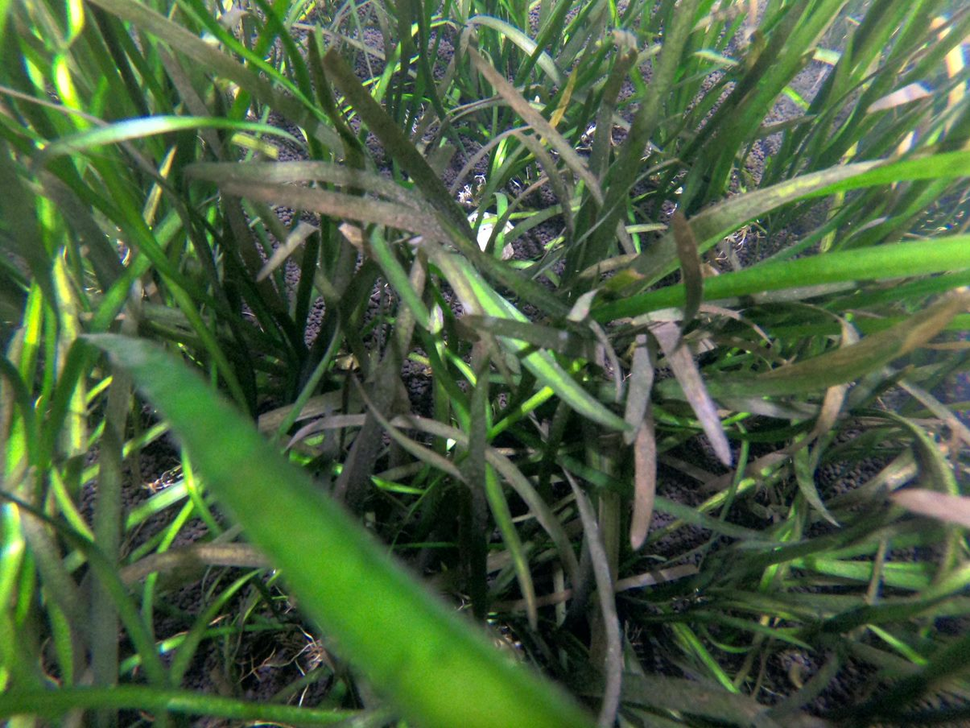
#> input picture pipline/examples/TestBillede.png, 970 x 728 px, shrunk from 1205 x 904 before the run
$ python -i new_test_17bins_skel.py   (imports and definitions only)
#> lines starting #> are read from the running program, lines starting #| are printed output that depends on the picture; after the words box and inside, x2 and y2 are one past the last pixel; in counts of white or black regions, pixels touching at a corner belong together
#> further down, picture is the input picture: shape (728, 970, 3); mean B, G, R 62.6, 95.8, 73.9
#!/usr/bin/python3
# This is just a rouhg layout

import cv2
import time
import os
import numpy as np
from sklearn.linear_model import LinearRegression
from sklearn.model_selection import train_test_split
import pandas as pd
import pickle
import openpyxl
import matplotlib.pyplot as plt
import pathlib
import csv
from numpy import genfromtxt
import math

# [26 lines left out: function Skeletonizer, not called in this run]


# image aqustion and pre-prosseccing is now done it is time for
# segmentation

# bluring
# edge detection
# thresholding on color hsv

# this function segment the input image
# depened on what representation the image
# is in the output is a binary image.
def segmention(img):
    # Green color
    low_green = np.array([30, 30, 40])
    high_green = np.array([100, 255, 255])
    green_mask = cv2.inRange(img, low_green, high_green)
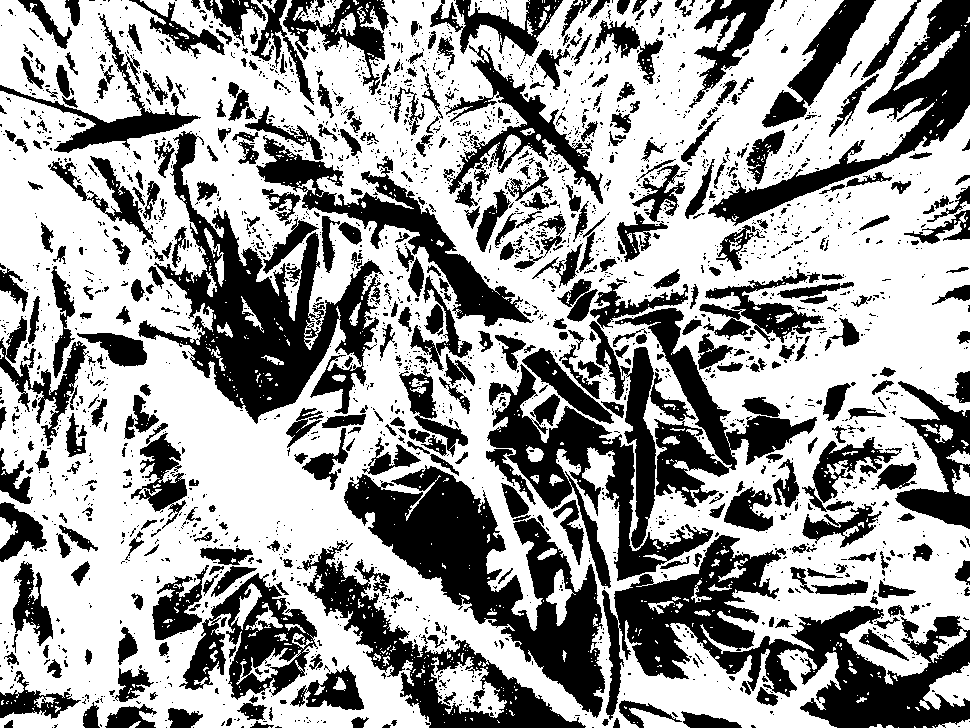
#> green_mask: shape (728, 970); 61.7% white; 2557 black regions (2062 under 20 px), largest, box (x1, y1, x2, y2) and area: (602, 535, 970, 728) 25574, (344, 465, 605, 718) 22627, (138, 131, 384, 424) 21905

    img = cv2.GaussianBlur(green_mask, (9, 9), 0)
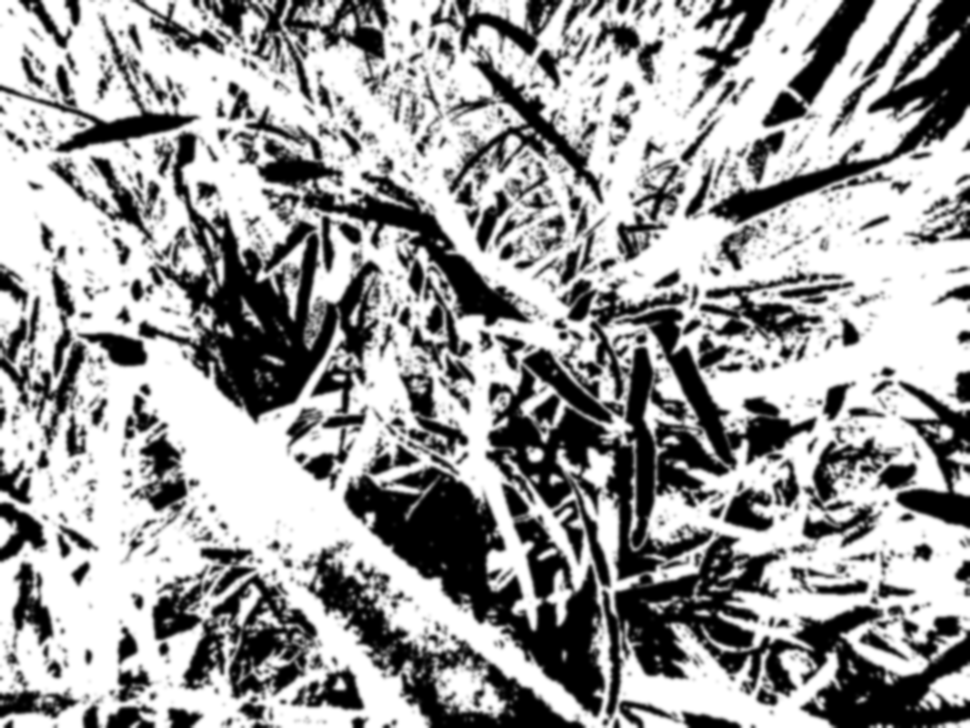
#> img: shape (728, 970); min 0, max 255, mean 157.3
    img = cv2.bilateralFilter(img, 7, 100, 100)

    kernel = np.ones((5,5),np.uint8)
    erosion = cv2.erode(img,kernel,iterations = 1)
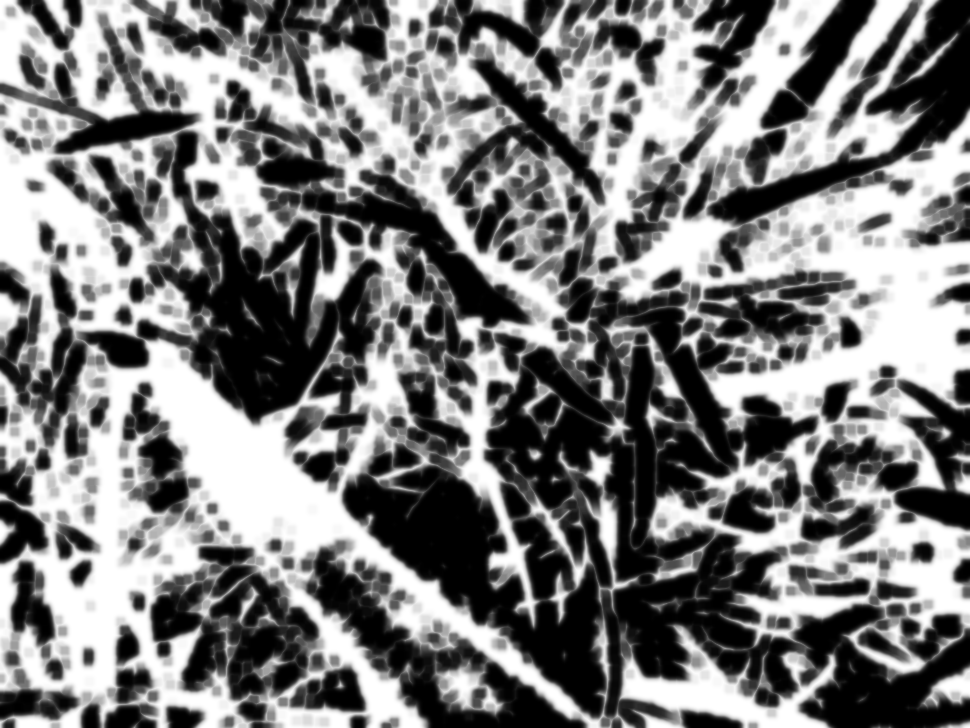
#> erosion: shape (728, 970); min 0, max 255, mean 124.4

    kernel2 = np.ones((3,3),np.uint8)
    erosion2 = cv2.erode(erosion,kernel2,iterations = 2)
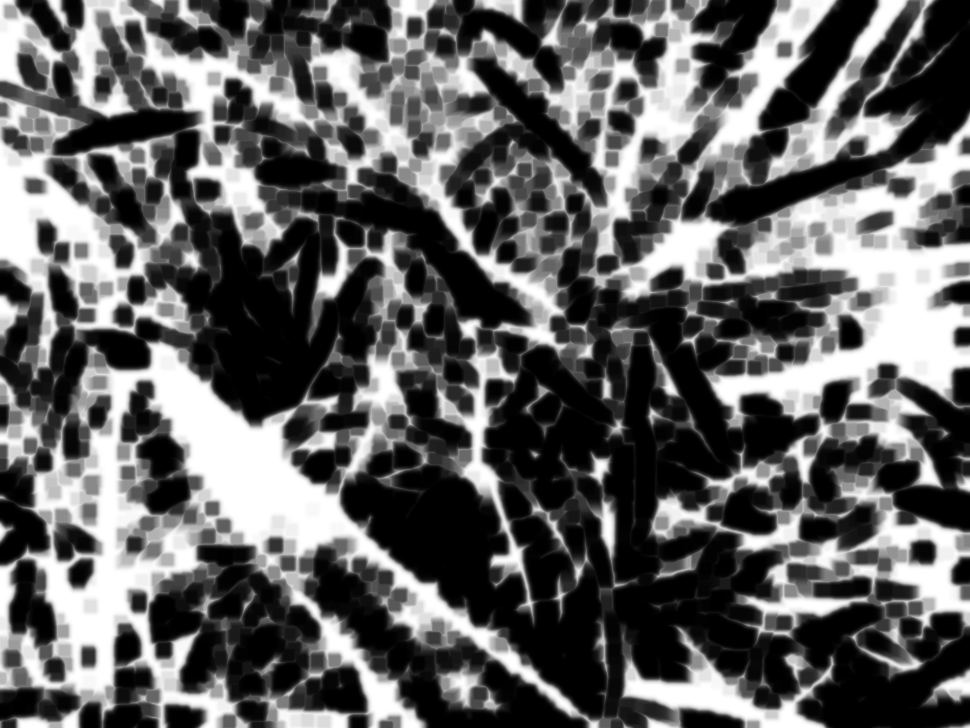
#> erosion2: shape (728, 970); min 0, max 255, mean 96.6

    kernel3 = np.ones((7,7),np.uint8)
    opening = cv2.morphologyEx(erosion2, cv2.MORPH_OPEN, kernel3)
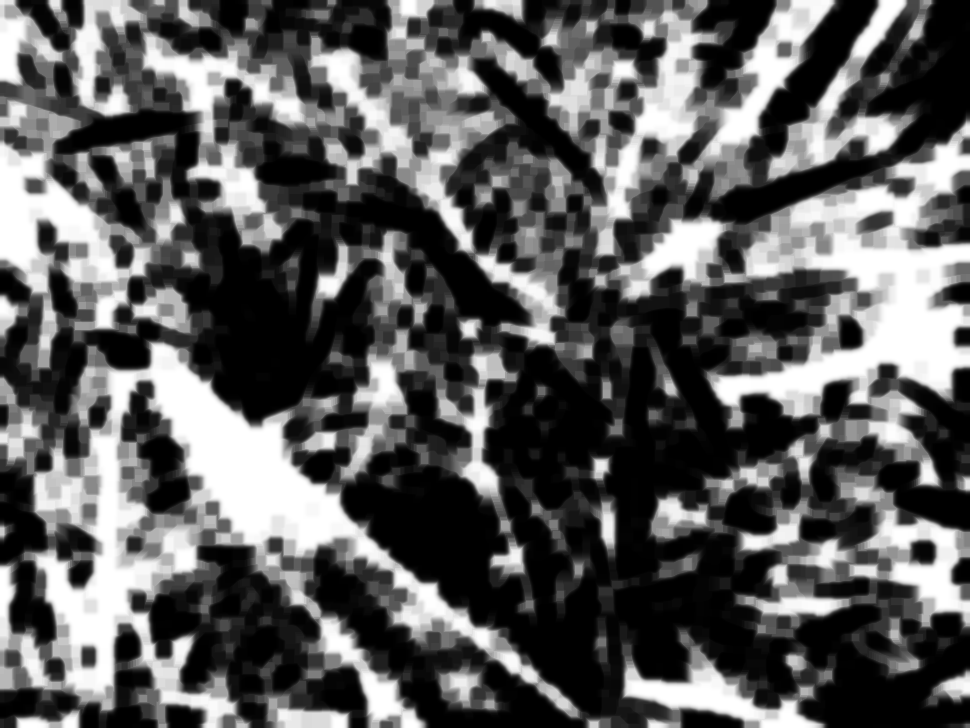
#> opening: shape (728, 970); min 0, max 255, mean 91.4

    return opening


# now that segmentaion is done it is time for
# feature extracting
# [322 lines left out: functions colorBin, pixelCount, feature_ex, save_data, traning_data, weed_number and 4 more, not called in this run]


# [3 lines not run here, left out]

    #missing parts for now


>>> import cv2
>>> picture = cv2.imread('../../../../pipline/examples/TestBillede.png')
>>> result = segmention(picture)
